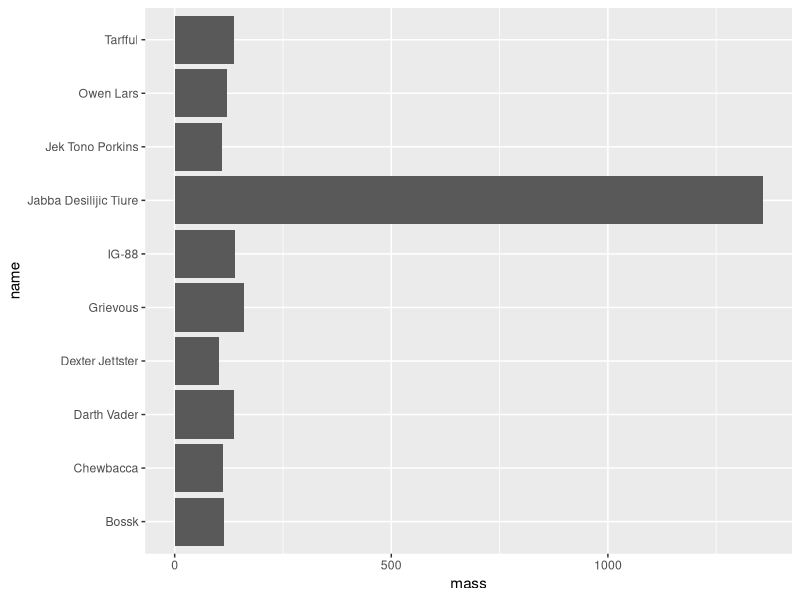

Reproduce this figure in R.
library(dplyr)
library(ggplot2)

path <- "/secret1/data"
path2 <- "/secret2/data"

df <- starwars

df %>% 
  slice_max(mass, n = 10) %>% 
  ggplot() +
  geom_col(aes(mass, name))
  

